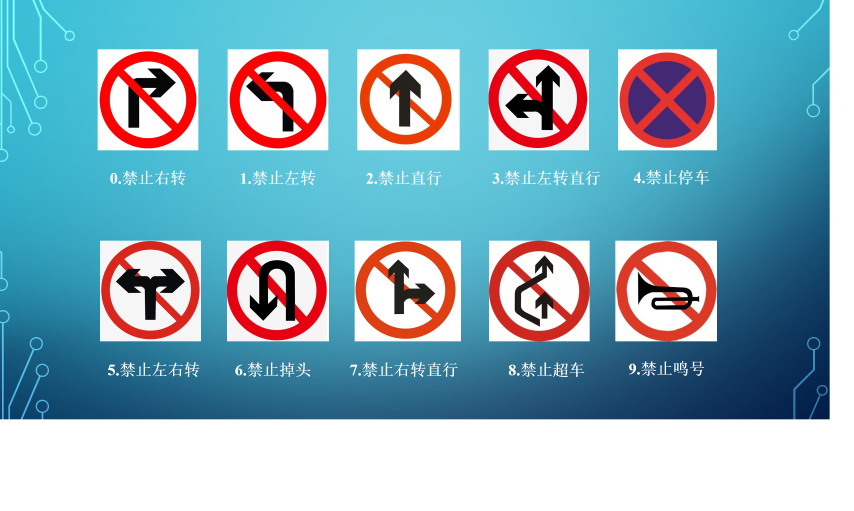
//> input picture imageforge/t20.png, 2560 x 1532 px (shown at 1/3 size)
$ ./dazuoye   (built with g++ and OpenCV 4)
//> lines starting //> are read from the running program, lines starting //| are printed output that depends on the picture; after the words box and inside, x2 and y2 are one past the last pixel; in counts of white or black regions, pixels touching at a corner belong together
//> further down, image is the input picture: 1532 rows x 2560 cols, CV_8UC3; mean B, G, R 188.2, 173.3, 137.7
#include<stdio.h>
#include<stdlib.h>
#include<opencv2/opencv.hpp>
#include<iostream>
#include<malloc.h>
#include<Windows.h>
#include<math.h>

using namespace std;
using namespace cv;


//rgb转hsv 使用opencv自带过滤后只有一个通道
void RGB2HSV(double red, double green, double blue, double& hue, double& saturation, double& intensity)
{

	double r, g, b;
	double h, s, i;

	double sum;
	double minRGB, maxRGB;
	double theta;

	r = red / 255.0;
	g = green / 255.0;
	b = blue / 255.0;

	minRGB = ((r < g) ? (r) : (g));
	minRGB = (minRGB < b) ? (minRGB) : (b);

	maxRGB = ((r > g) ? (r) : (g));
	maxRGB = (maxRGB > b) ? (maxRGB) : (b);

	sum = r + g + b;
	i = sum / 3.0;

	if (i < 0.001 || maxRGB - minRGB < 0.001)
	{
		h = 0.0;
		s = 0.0;
	}
	else
	{
		s = 1.0 - 3.0 * minRGB / sum;
		theta = sqrt((r - g) * (r - g) + (r - b) * (g - b));
		theta = acos((r - g + r - b) * 0.5 / theta);
		if (b <= g)
			h = theta;
		else
			h = 2 * 3.1415926 - theta;
		if (s <= 0.01)
			h = 0;
	}

	hue = (int)(h * 180 / 3.1415926);
	saturation = (int)(s * 100);
	intensity = (int)(i * 100);
}


//红色滤波
Mat Redfilter(Mat image ) {
	Mat image_copy;   //clone函数创建新的图片 彩色
	image_copy = image.clone();   //clone函数创建新的图片
	int x, y;
	double B = 0.0, G = 0.0, R = 0.0, H = 0.0, S = 0.0, V = 0.0;
	int width1 = image_copy.cols * 3;
	int height1 = image_copy.rows;
	for (x = 0; x < height1; x++)
	{
		uchar* data = image_copy.ptr<uchar>(x);//获取第i行的首地址
		for (y = 0; y < width1; y += 3)
		{
			B = data[y];
			G = data[y + 1];
			R = data[y + 2];
			RGB2HSV(R, G, B, H, S, V);
			if ((H >= 270 && H <= 360 || H >= 0 && H <= 20) && (S >= 15 && S <= 360) && (V > 0 && V < 360))
				data[y] = data[y + 1] = data[y + 2] = 255;
			else data[y] = data[y + 1] = data[y + 2] = 0;
		}
	}

	Mat hsv_rgb;
	cvtColor(image_copy, hsv_rgb, COLOR_BGR2GRAY);//灰度化
	hsv_rgb = hsv_rgb > 120;
	//namedWindow("hsv红色保留图像", 1);
	//imshow("hsv红色保留图像", hsv_rgb);
	//waitKey(0);
	return hsv_rgb;
}


//灰度反转 白色过滤
Mat converse(Mat image) {
	for (int i = 0; i < image.rows; i++)
	{
		for (int j = 0; j < image.cols; j++)
		{
			//image.at<uchar>(i, j) = 255 - image.at<uchar>(i, j); //灰度反转
			uchar temp = image.at<uchar>(i, j);
			if (temp < 76)
			{

				image.at<uchar>(i, j) = 255;
			}
			else image.at<uchar>(i, j) = 0;
		}
	}

	return image;
}

//hu不变矩计算函数
vector<double> HuMoment(Mat img)
{
	//imshow("hu",img);
	//waitKey(0);
	int Width = img.cols;
	int Height = img.rows;
	int Step = img.step;
	uchar* p_data = (uchar*)img.data;
	double m00 = 0, m11 = 0, m20 = 0, m02 = 0, m30 = 0, m03 = 0, m12 = 0, m21 = 0; //中心矩
	double x0 = 0, y0 = 0; //计算中心距时所使用的临时变量（x-x'）
	double u20 = 0, u02 = 0, u11 = 0, u30 = 0, u03 = 0, u12 = 0, u21 = 0;//规范化后的中心矩
	vector<double> M(7);//HU不变矩
	double t1 = 0, t2 = 0, t3 = 0, t4 = 0, t5 = 0;//临时变量，
	int Center_x = 0, Center_y = 0;//重心
	int i, j;            //循环变量

	//  获得图像的区域重心
	double s10 = 0, s01 = 0, s00 = 0;  //0阶矩和1阶矩
	for (j = 0; j < Height; j++)//y
	{
		for (i = 0; i < Width; i++)//x
		{
			s10 += i * p_data[j *Step + i];
			s01 += j * p_data[j *Step + i];
			s00 += p_data[j * Step + i];
		}
	}
	Center_x = (int)(s10 / s00 + 0.5);
	Center_y = (int)(s01 / s00 + 0.5);
	//  计算二阶、三阶矩(中心矩)
	m00 = s00;
	for (j = 0; j < Height; j++)
	{
		for (i = 0; i < Width; i++)//x
		{
			x0 = (i - Center_x);
			y0 = (j - Center_y);
			m11 += x0 * y0 * p_data[j * Step + i];
			m20 += x0 * x0 * p_data[j * Step + i];
			m02 += y0 * y0 * p_data[j * Step + i];
			m03 += y0 * y0 * y0 * p_data[j * Step + i];
			m30 += x0 * x0 * x0 * p_data[j * Step + i];
			m12 += x0 * y0 * y0 * p_data[j * Step + i];
			m21 += x0 * x0 * y0 * p_data[j * Step + i];
		}
	}

	// 计算规范化后的中心矩: mij/pow(m00,((i+j+2)/2)
	u20 = m20 / pow(m00, 2);
	u02 = m02 / pow(m00, 2);
	u11 = m11 / pow(m00, 2);
	u30 = m30 / pow(m00, 2.5);
	u03 = m03 / pow(m00, 2.5);
	u12 = m12 / pow(m00, 2.5);
	u21 = m21 / pow(m00, 2.5);

	// 计算中间变量
	t1 = (u20 - u02);
	t2 = (u30 + 3 * u12);
	t3 = (3 * u21 + u03); //使用论文中的公式
	t4 = (u30 + u12);
	t5 = (u21 + u03);

	// 计算不变矩
	M[0] = u20 + u02;
	M[1] = t1 * t1 + 4 * u11 * u11;
	M[2] = t2 * t2 + t3 * t3;
	M[3] = t4 * t4 + t5 * t5;

	double beta1 = 0, beta2 = 0, beta3 = 0, beta4 = 0, beta5 = 0, e = 0;

	//计算改良不变矩
	beta1 = sqrt(M[1])/M[0];
	beta2 = sqrt(M[3]) / M[2];
	beta3=(M[2]*m00) / (M[0]*M[1]);
	beta4 = M[2] / (pow(M[0],3));
	beta5=M[3] / (pow(M[0], 3));

	//计算图像离心率e
	e = ((m20 - pow(m02, 2)) + 4 * pow(m11, 2)) / pow((m20+m02),2);

	vector<double> ju(6);
	ju[0] = beta1;
	ju[1] = beta2;
	ju[2] = beta3;
	ju[3] = beta4;
	ju[4] = beta5;
	ju[5] = e;

	return ju;
}

//归一化函数
double f(double x) {
	double y;
	if (x < 1)y = x;
	else
		if (x >= 1) y = (1 / x);
	return y;
}


//hu不变矩测度输出函数
vector<int> huCompare(vector<vector<double>> Rois_hu, vector<double> hu_std) {
	vector<double> hu_comp;
	vector<int> confirm;

	//定义相似性测度函数和归一化函数


	for (size_t i = 0; i < Rois_hu.size(); i++)
	{
		double powSum = 0;
		for (size_t j = 0; j < 6; j++)
		{
			double temp = Rois_hu[i][j] / hu_std[j];
			powSum += f(temp);
		}
		powSum=1-(powSum/7); //相似性测度 越接近0 越匹配 我这里有负数
		hu_comp.push_back(powSum);
	}

	//float yuzhi = 0;
	//yuzhi = (0.13334308957337293 + 0.0503999338332478126 + 0.056065618899397540 + 0.052648889390233933+ 0.033232505993414874+ 0.073810155749248874+0.054297270978664214) / 7;

	for (size_t i = 0; i < hu_comp.size(); i++)
	{
		if (hu_comp[i] < 0.74) confirm.push_back(i); //

	}
	return confirm; //返回确认图像索引
}


//将图像强制转换成指定大小 目前指定宽度400 按比例缩放至最佳检测大小 宽高不能差太多
Mat trans(Mat image,int flag) { //flag =0 400 flag =1 100
//> called with flag = 0
	if (flag == 0) {
		double w_times = 0, h = 0; //浮点解决小到大
		w_times = (image.cols / 400.0);
//> w_times = 6.4
		h = image.rows / w_times;
//> h = 239.4
		int _input_height = (int)h, _input_width = 400;
		Mat imgCrop;
		int minHW = min(image.rows, image.cols);
//> minHW = 1532
		float ratio = max(_input_height, _input_width) / (float)minHW;
//> ratio = 0.261
		int newH = max(_input_height, (int)(image.rows * ratio));
//> newH = 400
		int newW = max(_input_width, (int)(image.cols * ratio));
//> newW = 668
		resize(image, image, Size(newW, newH));
//> image: 400 rows x 668 cols, CV_8UC3
	}
	else if (flag == 1) {
		double w_times = 0, h = 0; //浮点解决小到大
		w_times = (image.cols / 100.0);
		h = image.rows / w_times;
		int _input_height = (int)h, _input_width = 100;
		Mat imgCrop;
		int minHW = min(image.rows, image.cols);
		float ratio = max(_input_height, _input_width) / (float)minHW;
		int newH = max(_input_height, (int)(image.rows * ratio));
		int newW = max(_input_width, (int)(image.cols * ratio));
		resize(image, image, Size(newW, newH));
	}
	return image;
}

//orb算法 在不同图片寻找相同特征 修改后进行图片分类
bool orb(Mat std, Mat roi)
{

	//太小会导致关键点识别失败进行双线性插值到400*400调用上方等比例变换
	roi = trans(roi , 0);
	//imshow("ORB前处理", roi);
	//waitKey(0);


	//-- 初始化
	vector<KeyPoint> keypoints_1, keypoints_2;
	Mat descriptors_1, descriptors_2;
	Ptr<FeatureDetector> detector = ORB::create();
	Ptr<DescriptorExtractor> descriptor = ORB::create();
	Ptr<DescriptorMatcher> matcher = DescriptorMatcher::create("BruteForce-Hamming"); //蛮力汉民匹配器

	//-- 第一步:检测 Oriented FAST 角点位置
	detector->detect(std, keypoints_1);
	detector->detect(roi, keypoints_2);

	//-- 第二步:根据角点位置计算 BRIEF 描述子
	descriptor->compute(std, keypoints_1, descriptors_1);
	descriptor->compute(roi, keypoints_2, descriptors_2);

	Mat outStd;
	drawKeypoints(std, keypoints_1, outStd, Scalar::all(-1), DrawMatchesFlags::DEFAULT);
	//imshow("ORB特征点", outStd);
	//waitKey(0);

	//-- 第三步:对两幅图像中的BRIEF描述子进行匹配，使用 汉明 距离
	vector<DMatch> matches;

	if (keypoints_2.size() < keypoints_1.size())
		return FALSE;


	matcher->match(descriptors_1, descriptors_2, matches);

	//-- 第四步:匹配点对筛选
	double min_dist = 10000, max_dist = 0;

	//找出所有匹配之间的最小距离和最大距离, 即是最相似的和最不相似的两组点之间的距离
	for (int i = 0; i < descriptors_1.rows; i++)
	{
		double dist = matches[i].distance;
		if (dist < min_dist) min_dist = dist;
		if (dist > max_dist) max_dist = dist;
	}

	//cout << "最小距离：" << min_dist << endl;

	//当描述子之间的距离大于两倍的最小距离时,即认为匹配有误.
	vector< DMatch > good_matches;
	for (int i = 0; i < descriptors_1.rows; i++)
	{
		if (matches[i].distance <= max(2 * min_dist, 30.0))
		{
			good_matches.push_back(matches[i]);
		}
	}


	int block1 = 0, block2 = 0, block3 = 0, block4 = 0;

	for (size_t t = 0; t < good_matches.size(); t++)
	{
		int x1 = 0, x2 = 0, y1 = 0, y2 = 0;
		x1 = keypoints_1[good_matches[t].queryIdx].pt.x;
		y1 = keypoints_1[good_matches[t].queryIdx].pt.y;
		x2 = keypoints_2[good_matches[t].trainIdx].pt.x;
		y2 = keypoints_2[good_matches[t].trainIdx].pt.y;

		if (x1 < 200 && y1 < 200 && x2 < 200 && y2 < 200)
		{
			block1++; //主特征 后证伪
		}
		if (x1 < 200 && y1 > 200 && x1 < 200 && y1 > 200)
		{
			block2++;// 后证主特征
		}
		if (x1 > 200 && y1 > 200 && x1 > 200 && y1 > 200)
		{
			block3++; //主特征
		}
		if (x1 > 200 && y1 < 200 && x1 > 200 && y1 < 200)
		{
			block4++; //负特征
		}
	}

	if (block1 > 5 && block2 > 5 && block3 > 6 && block4 > 25)
		return 1;
	else
		return 0;


}

//目标框出
void draw_rec(Mat img,int r,int x,int y) {
	int r_height = r*2;
	int px = x - r;
	int py = y - r;
	cv::Point point(px, py);
	Rect rect(px, py, r_height + 10, r_height + 10);
	rectangle(img, rect,(0,0,255),2);
	putText(img,"MARK:1.No Left Turn",point, FONT_HERSHEY_SIMPLEX,0.6,(0,0,255),1);//字号和值成正比非office
	//namedWindow("【画图预览】", 0); //改变窗口不能放大的限制
	//imshow("【画图预览】", img);//显⽰处理后的图像
	//waitKey(0);
}


int main() {


/*图像预处理功能块*/
	Mat image = imread("./imageforge/t20.png");
	//imshow("【图片显示，按键继续】", image);
	//waitKey(0);
	image = trans(image,0);

	Mat img_dst = image.clone(); //最终的画布 最后使用非预处理功能

	//imshow("【大小调整显示，按键继续】", image);
	//waitKey(0);

	Mat img_gray;
	cvtColor(image, img_gray, COLOR_BGR2GRAY); //后面使用的灰度图像 剪裁使用
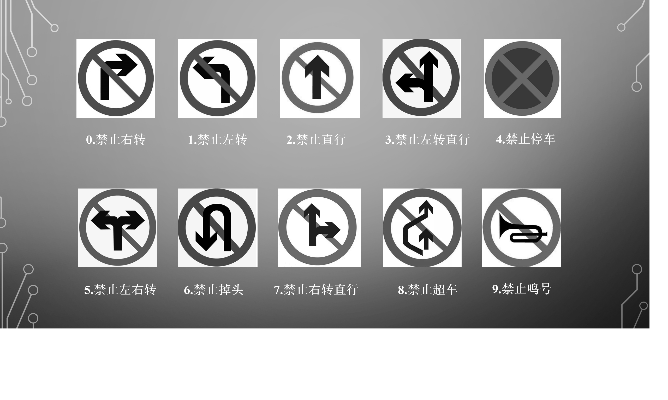
//> img_gray: 400 rows x 668 cols, CV_8UC1; min 0, max 255, mean 164.2

	//以下开始进行hsv色彩空间转换以及 颜色过滤

	Mat hsv_rgb = Redfilter(image);
//> after the loop in Redfilter, `for (x = 0; x < height1; x++)`:
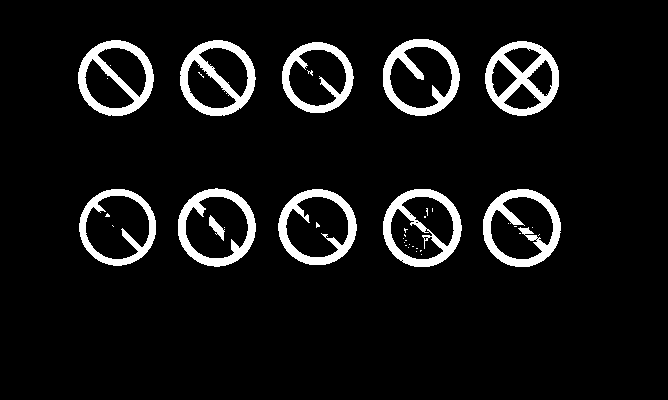
//> image_copy: 400 rows x 668 cols, CV_8UC3; 7.7% white; 40 white regions (29 under 20 px), largest, box (x1, y1, x2, y2) and area: (485, 41, 559, 116) 2362, (483, 189, 561, 267) 2197, (383, 189, 462, 267) 2158
//> after the loop in Redfilter, `for (x = 0; x < height1; x++)`: B = 255


	//中值滤波
	Mat midBlur_red_rgb;
	medianBlur(hsv_rgb, midBlur_red_rgb, 3);
//> midBlur_red_rgb: 400 rows x 668 cols, CV_8UC1; 7.7% white; 16 white regions (5 under 20 px), largest, box (x1, y1, x2, y2) and area: (485, 41, 559, 116) 2371, (483, 189, 561, 267) 2202, (383, 189, 462, 267) 2160
	//namedWindow("【midBlur_red_hsv显示，按键继续】", 1); //改变窗口不能放大的限制
	//imshow("【midBlur_red_hsv显示，按键继续】", midBlur_red_rgb);
	//waitKey(0);


/*标志区域定位与提取*/
	//哈夫圆形检测
	Mat img_copy2;
	img_copy2 = image.clone(); //哈夫圆检测绘制画板图形

	vector<Vec3f> circles;
	int maxR = min(midBlur_red_rgb.rows,midBlur_red_rgb.cols);//最大检测半径
//> maxR = 400
	Canny(midBlur_red_rgb, midBlur_red_rgb, 50, 100);
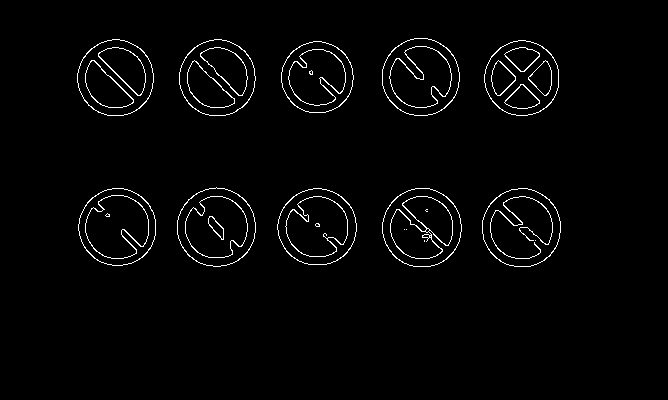
//> midBlur_red_rgb: 400 rows x 668 cols, CV_8UC1; 2.2% white in thin lines or dots, all inside (x1, y1, x2, y2) = (77, 38, 561, 267)

	//imshow("【canny】", midBlur_red_rgb);//显⽰处理后的图像
	//waitKey(0);

	HoughCircles(midBlur_red_rgb, circles, HOUGH_GRADIENT, 1, 10, 100, 55, 3, maxR);  //哈夫圆检测没有检测到圆 与没有canny边缘提取相关？ 55
//> circles = 10 circles (x, y, radius): [421.5, 227.5, 38.5], [115.5, 77.5, 37.1], [421.5, 77.5, 38.6], [520.5, 77.5, 37.1], [521.5, 227.5, 38.5], [315.5, 226.5, 38.9], [215.5, 225.5, 39.2], [215.5, 77.5, 29.9], [118.5, 225.5, 37.8], [316.5, 77.5, 27.5]
	Scalar circleColor = Scalar(255, 0, 0);//圆形的边缘颜⾊
	Scalar centerColor = Scalar(0, 0, 255);//圆⼼的颜⾊
	for (int i = 0; i < circles.size(); i++) {
		Vec3f c = circles[i]; //哈夫变换输出 圆心和半径
		circle(img_copy2, Point(c[0], c[1]), c[2], circleColor, 2, LINE_AA);//画圆
		circle(img_copy2, Point(c[0], c[1]), 2, centerColor, 2, LINE_AA);//圆⼼
	}
//> this loop made 10 passes
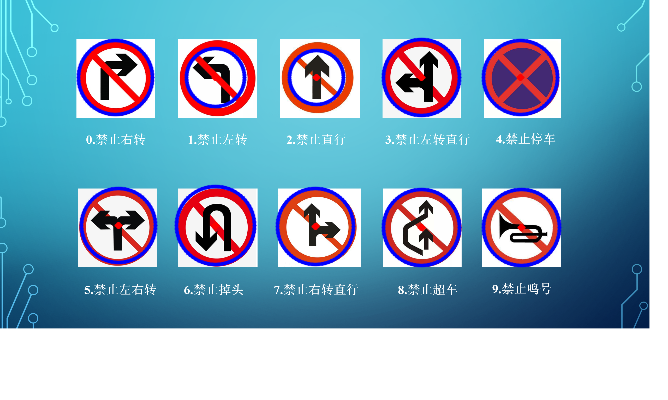
//> img_copy2: 400 rows x 668 cols, CV_8UC3; mean B, G, R 192.6, 169.8, 130.8
	//namedWindow("【哈夫圆检测】", 1); //改变窗口不能放大的限制
	//imshow("【哈夫圆检测】", img_copy2);//显⽰处理后的图像
	//waitKey(0);
	//circle存储的是两个圆 为三维数组 通道1：圆心x, 通道2：圆心y 通道3：圆的半径


	vector<Mat> Rois;//创建剪裁数组

	if (circles.size() > 0) //判断哈夫变换有没有检测到圆  //circles.size() > 0
	{
		for (size_t i = 0; i < circles.size(); i++)
		{
			Vec3f c1 = circles[i];
			int pX = c1[0] - c1[2];
			int pY = c1[1] - c1[2];
			int r_width = c1[2]*2;
			int r_height = c1[2] * 2;
			Rect rect(pX,pY,r_width+5,r_height+5);
			Mat roi = img_gray(rect);
			Rois.push_back(roi); //存储剪裁 roi里面都是 灰度原图模板匹配时用
		}
//> this loop made 10 passes
//> (c1, pX, pY, r_width, r_height, rect) on passes 1 to 10: ([421.5, 227.5, 38.5], 383, 189, 77, 77, Rect(383, 189, 82, 82)), ([115.5, 77.5, 37.1], 78, 40, 74, 74, Rect(78, 40, 79, 79)), ([421.5, 77.5, 38.6], 382, 38, 77, 77, Rect(382, 38, 82, 82)), ([520.5, 77.5, 37.1], 483, 40, 74, 74, Rect(483, 40, 79, 79)), ([521.5, 227.5, 38.5], 483, 189, 77, 77, Rect(483, 189, 82, 82)), ([315.5, 226.5, 38.9], 276, 187, 77, 77, Rect(276, 187, 82, 82)), ([215.5, 225.5, 39.2], 176, 186, 78, 78, Rect(176, 186, 83, 83)), ([215.5, 77.5, 29.9], 185, 47, 59, 59, Rect(185, 47, 64, 64)), ([118.5, 225.5, 37.8], 80, 187, 75, 75, Rect(80, 187, 80, 80)), ([316.5, 77.5, 27.5], 289, 50, 55, 55, Rect(289, 50, 60, 60))
//> pass 1, `Mat roi = img_gray(rect);`:
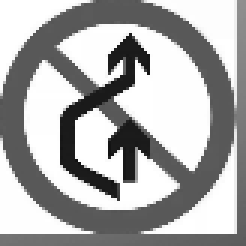
//> roi: 82 rows x 82 cols, CV_8UC1 (shown 3 times larger); min 17, max 255, mean 171.1
	}


	// [13 lines of commented-out code are left out]
	vector<vector<double>> Rois_hu;

	for (size_t i = 0; i < Rois.size(); i++) //计算每个剪裁片的不变矩 传入canny后的图计算
	{
		Mat temp;
		Canny(Rois[i], temp, 50, 100);
		Rois_hu.push_back(HuMoment(temp)); //传入的是边缘特征不需要传入颜色反转的进去
	}
//> this loop made 10 passes

	vector<double> hu_std(6);//标准不变矩 hu不变矩在图像平移、旋转和比例变化时保持不变。不用考虑剪裁图像大小
	vector<int> confirm;

	//计算并保存标准(std_feature0.jpg)hu不变矩 利用std文件算出 并写入
	hu_std[0]= 0.090578238632476202;
	hu_std[1] = 2288.3209578146093;
	hu_std[2] = 749302.64995777595;
	hu_std[3] = 0.0067209931665668269;
	hu_std[4] = 0.0030584991498335667;
	hu_std[5] = -0.25108512282973472;

	confirm = huCompare(Rois_hu, hu_std);
//> the loop in huCompare, `for (size_t i = 0; i < Rois_hu.size(); i++)` made 10 passes
//> powSum on passes 1 to 10: 0.552, 0.424, 0.692, 0.726, 0.592, 0.638, 0.626, 0.601, 0.368, 0.688
//> the loop in huCompare, `for (size_t i = 0; i < hu_comp.size(); i++)` made 10 passes
//> confirm = [0, 1, 2, 3, 4, 5, 6, 7, 8, 9]


	// [10 lines of commented-out code are left out]
	vector<bool> ORB_confirm(confirm.size());
	Mat std = imread("./imageforge/std_feature0.png");
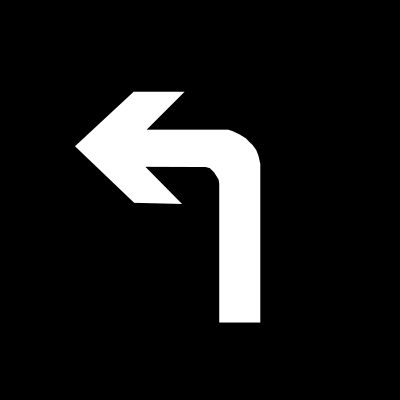
//> input picture imageforge/std_feature0.png, 400 x 400 px
//> std is the input picture: 400 rows x 400 cols, CV_8UC3; min 0, max 255, mean 26.1
	//Mat roi = imread("./imageforge/std_feature0.png"); //测试用
	//ORB_confirm[0] = orb(std, roi); //测试用
	for (size_t i = 0; i < confirm.size(); i++)
	{
		ORB_confirm[i] = orb(std,converse(Rois[confirm[i]])); //保存确认索引
	}
//> this loop made 10 passes
//> pass 2, in orb (call 2), `drawKeypoints(std, keypoints_1, outStd, Scalar::all(-1), DrawMatchesFl..`:
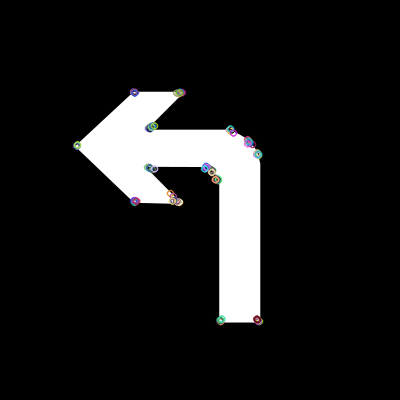
//> outStd: 400 rows x 400 cols, CV_8UC3; mean B, G, R 26.2, 26.2, 26.1


	// [13 lines of commented-out code are left out]
	int count_f = 0;
	for (size_t i = 0; i < ORB_confirm.size(); i++)
	{
		int idx = i;
		if (ORB_confirm[i]) {
			int x = circles[idx].val[0];
			int y = circles[idx].val[1];
			int r = circles[idx].val[2];
			draw_rec(img_dst,r,x,y);
			namedWindow("【目标框出预览,按回车继续】", 1); //改变窗口不能放大的限制
			imshow("【目标框出预览,按回车继续】", img_dst);//显⽰处理后的图像
			waitKey(0);
			count_f++;
		}
	}
//> this loop made 10 passes
//> (x, y, r, r_height in draw_rec, px in draw_rec, py in draw_rec, rect in draw_rec, count_f) on pass 8: (215, 77, 29, 58, 186, 48, Rect(186, 48, 68, 68), 1)
//> after the loop, count_f = 1

	if (count_f == 0) {

		printf("\n 未检测到目标, 程序退出 \n");
		return 0;
	}

	imwrite("./imgOut/检测图完成图片.jpg", img_dst);

	cout << "\n" << "程序结束，文件已保存在imgOut/检测图完成图片.jpg" <<"\n" << endl;

	return 0;
}
